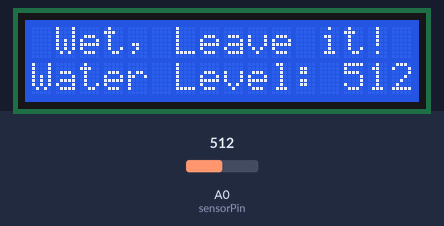
This sketch was run on a simulated Arduino Uno, built with avr-gcc and run on an emulated ATmega328P. On the bench: 16×2 character LCD. The inputs (shaded band) are chosen by the test bench; at power-on: A0 (sensorPin) = 512.

Above: at 1.2 s.
1.3 s: A0 (sensorPin) set to 266
At 1.8 s:
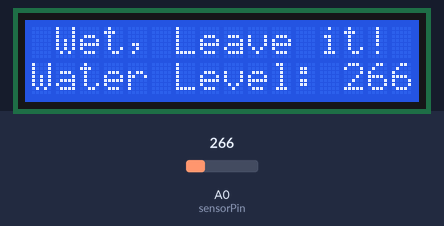
2.8 s: A0 (sensorPin) set to 237
At 4.0 s:
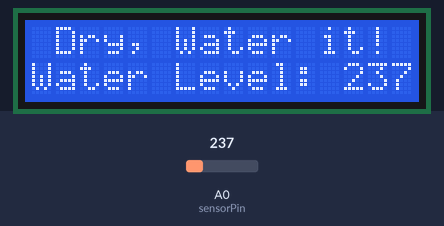
4.3 s: A0 (sensorPin) set to 260
At 5.2 s:
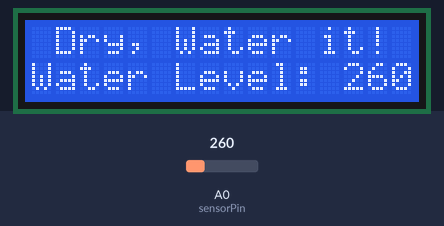
Timing chart, 0 to 7.3 s (numbered marks = the images above; inputs shaded):
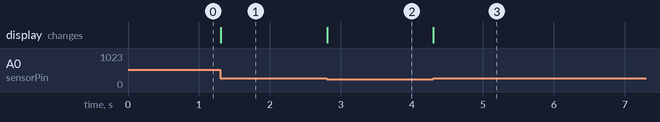

Measured:
- the behaviour switches between 250 and 249 on A0 (sensorPin) (found by bisection; images 1 and 2)
- after the input at 1.3 s, the display: changes at once (image 1)
- after the input at 2.8 s, the display: changes at once (image 2)
- after the input at 4.3 s, the display: changes at once (image 3)

The sketch:

Soil_Moisture_Sensor.ino
```cpp
// Load the LiquidCrystal library, which will give us
// commands to interface to the LCD:

#include <LiquidCrystal.h>

// Initialize the library with the pins we're using.
// (Note that you can use different pins if needed.)
// See http://arduino.cc/en/Reference/LiquidCrystal
// for more information:

LiquidCrystal lcd(12,11,5,4,3,2);

// Here we are setting up some water thersholds that we will
// use later. Note that you will need to change these to match
// your soil type and environment.

int thresholdUp = 400;
int thresholdDown = 250;

// We are setting up the pin A0 on the redboard to be our sensor
// pin input:

int sensorPin = 0;


void setup(){
  // The LiquidCrystal library can be used with many different
  // LCD sizes. We're using one that's 2 lines of 16 characters,
  // so we'll inform the library of that:

  lcd.begin(16,2);

  // Data sent to the display will stay there until it's
  // overwritten or power is removed. This can be a problem
  // when you upload a new sketch to the Arduino but old data
  // remains on the display. Let's clear the LCD using the
  // clear() command from the LiquidCrystal library:

  lcd.clear();
}

void loop(){
  // Here we are declaring some strings, which are lines of words,
  // and we want DisplayWords to be the words displayed on
  // the LCD screen, and WaterLevel to be the value that the soil
  // moisture sensor is getting from the soil.

  String DisplayWords;
  String WaterLevel;

  // We need to set up a pin to get the value that the soil
  // moisture sensor is outputting, so sensorValue will get the
  // analog value from the sensor pin A0 on the redboard that we
  // set up earlier.

  int sensorValue;
  sensorValue = analogRead(sensorPin);

  // We would like to get the value from the soil moisture sensor to
  // be kept as a string so that we can display that on the LCD,
  // along with the words "Water Level:" before it, but on the
  // second row, which we use setCursor to place it there, and
  // again to place the WaterLevel value after it:

  WaterLevel = String(analogRead(sensorPin), DEC);
  lcd.setCursor(0,1);
  lcd.print("Water Level:");
  lcd.setCursor(13,1);
  lcd.print(WaterLevel);

  // Now we are going to check if the water level is below a
  // out thresholdDown value we set earlier, and if it is have
  // words "Dry, Water it!" display one column over on the first
  // row:

  if (sensorValue < thresholdDown){
    String DisplayWords = "Dry, Water it!";
    lcd.setCursor(1,0);
    lcd.print(DisplayWords);

  // If the value is not below our thresholdDown value we want to
  // chack if it is above our thresholdUp value, and if it is
  // change the display words to "Wet, Leave it!":

  } else if (sensorValue > thresholdUp){
    String DisplayWords = "Wet, Leave it!";
    lcd.setCursor(1,0);
    lcd.print(DisplayWords);

  // Otherwise if it is inbetween the two values we want it to
  // the display it had, so if our soil was really wet and drying
  // the words would only change to "Dry, Water it!" when it got to the lower threshold
  // (thresholdDown), but if it was dry and getting wetter the words
  // would only change to "Wet, Leave it!" when it got to the upper
  // threshold (thresholdUp_):

  } else {
    lcd.setCursor(1,0);
    lcd.print(DisplayWords);
  }
}
```
